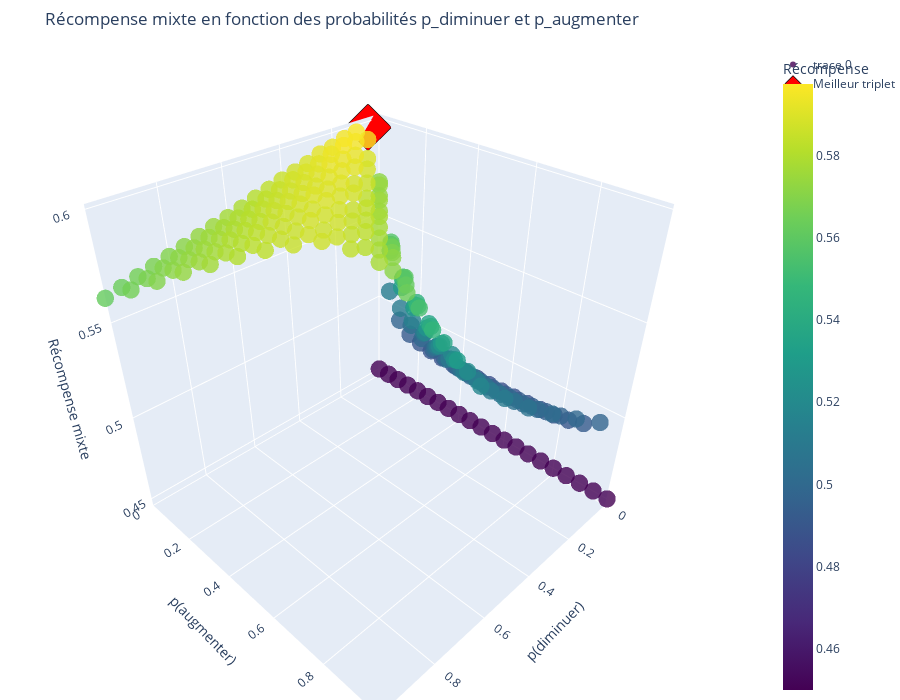
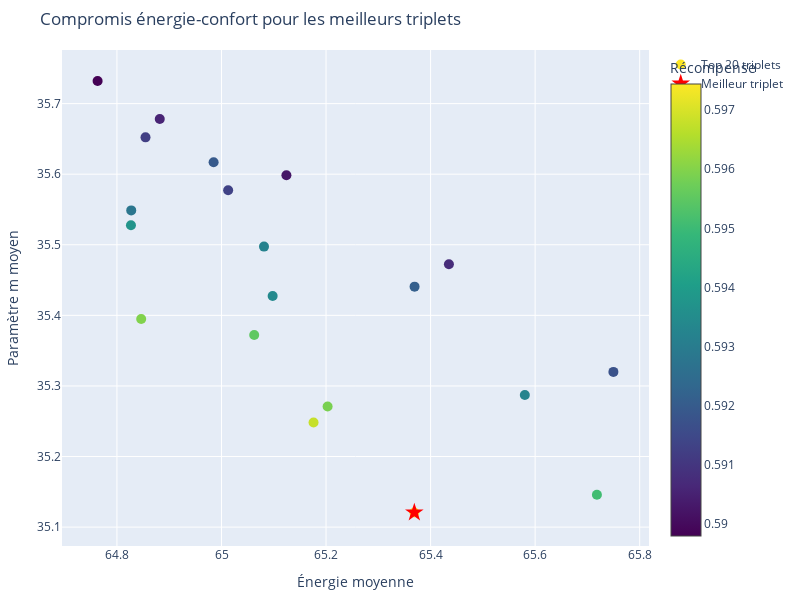

These figures' notebook cell, in order:
### Code cell
experience_2(n_executions=20, n_steps_per_execution=20000, step_size=5, gamma=0.45, 
                 granularity=0.05, max_workers=6, batch_size=5)

### Figure 1 — Plotly figure (JSON) as saved in the notebook; plotly's stock layout.template omitted (floating-point values rounded to 4 significant figures; data arrays with more than 128 entries replaced by an {"elided": "..."} marker saying what was removed)
{"data": [{"hovertemplate": "<b>p_dim</b>: %{x:.2f}<br><b>p_aug</b>: %{y:.2f}<br><b>Récompense</b>: %{z:.3f}<br>%{text}<extra></extra>", "marker": {"color": {"elided": "231 float values"}, "colorbar": {"title": {"text": "Récompense"}}, "colorscale": [[0, "#440154"], [0.1111, "#482878"], [0.2222, "#3e4989"], [0.3333, "#31688e"], [0.4444, "#26828e"], [0.5556, "#1f9e89"], [0.6667, "#35b779"], [0.7778, "#6ece58"], [0.8889, "#b5de2b"], [1, "#fde725"]], "opacity": 0.8, "size": 6}, "mode": "markers", "text": {"elided": "231 str values"}, "type": "scatter3d", "x": {"elided": "231 float values"}, "y": {"elided": "231 float values"}, "z": {"elided": "231 float values"}}, {"hovertemplate": "%{text}<extra></extra>", "marker": {"color": "red", "line": {"color": "black", "width": 1}, "size": 12, "symbol": "diamond"}, "mode": "markers", "name": "Meilleur triplet", "text": ["Optimal: [0.05, 0.95, 0.00]<br>Récompense: 0.597"], "type": "scatter3d", "x": [0.05], "y": [0], "z": [0.5974]}], "layout": {"height": 700, "margin": {"b": 0, "l": 0, "r": 0, "t": 50}, "scene": {"xaxis": {"range": [0, 1], "title": {"text": "p(diminuer)"}}, "yaxis": {"range": [0, 1], "title": {"text": "p(augmenter)"}}, "zaxis": {"title": {"text": "Récompense mixte"}}}, "title": {"text": "Récompense mixte en fonction des probabilités p_diminuer et p_augmenter"}, "width": 900}}

### Figure 2 — Plotly figure (JSON) as saved in the notebook; plotly's stock layout.template omitted (floating-point values rounded to 4 significant figures)
{"data": [{"hovertemplate": "%{text}<extra></extra>", "marker": {"color": [0.5974, 0.5968, 0.596, 0.5959, 0.5955, 0.5951, 0.5937, 0.5934, 0.5932, 0.5932, 0.5928, 0.5921, 0.592, 0.5917, 0.5913, 0.5912, 0.5907, 0.5906, 0.5903, 0.5898], "colorbar": {"title": {"text": "Récompense"}}, "colorscale": [[0, "#440154"], [0.1111, "#482878"], [0.2222, "#3e4989"], [0.3333, "#31688e"], [0.4444, "#26828e"], [0.5556, "#1f9e89"], [0.6667, "#35b779"], [0.7778, "#6ece58"], [0.8889, "#b5de2b"], [1, "#fde725"]], "showscale": true, "size": 10}, "mode": "markers", "name": "Top 20 triplets", "text": ["Triplet: [0.05, 0.95, 0.00]<br>Récompense: 0.597<br>Énergie: 65.37<br>Paramètre m: 35.12", "Triplet: [0.10, 0.90, 0.00]<br>Récompense: 0.597<br>Énergie: 65.18<br>Paramètre m: 35.25", "Triplet: [0.20, 0.75, 0.05]<br>Récompense: 0.596<br>Énergie: 64.85<br>Paramètre m: 35.39", "Triplet: [0.15, 0.80, 0.05]<br>Récompense: 0.596<br>Énergie: 65.20<br>Paramètre m: 35.27", "Triplet: [0.15, 0.85, 0.00]<br>Récompense: 0.596<br>Énergie: 65.06<br>Paramètre m: 35.37", "Triplet: [0.10, 0.85, 0.05]<br>Récompense: 0.595<br>Énergie: 65.72<br>Paramètre m: 35.15", "Triplet: [0.25, 0.70, 0.05]<br>Récompense: 0.594<br>Énergie: 64.83<br>Paramètre m: 35.53", "Triplet: [0.25, 0.65, 0.10]<br>Récompense: 0.593<br>Énergie: 65.10<br>Paramètre m: 35.43", "Triplet: [0.20, 0.70, 0.10]<br>Récompense: 0.593<br>Énergie: 65.58<br>Paramètre m: 35.29", "Triplet: [0.20, 0.80, 0.00]<br>Récompense: 0.593<br>Énergie: 65.08<br>Paramètre m: 35.50", "Triplet: [0.30, 0.60, 0.10]<br>Récompense: 0.593<br>Énergie: 64.83<br>Paramètre m: 35.55", "Triplet: [0.30, 0.55, 0.15]<br>Récompense: 0.592<br>Énergie: 65.37<br>Paramètre m: 35.44", "Triplet: [0.25, 0.75, 0.00]<br>Récompense: 0.592<br>Énergie: 64.98<br>Paramètre m: 35.62", "Triplet: [0.25, 0.60, 0.15]<br>Récompense: 0.592<br>Énergie: 65.75<br>Paramètre m: 35.32", "Triplet: [0.35, 0.50, 0.15]<br>Récompense: 0.591<br>Énergie: 65.01<br>Paramètre m: 35.58", "Triplet: [0.30, 0.65, 0.05]<br>Récompense: 0.591<br>Énergie: 64.85<br>Paramètre m: 35.65", "Triplet: [0.35, 0.45, 0.20]<br>Récompense: 0.591<br>Énergie: 65.44<br>Paramètre m: 35.47", "Triplet: [0.35, 0.55, 0.10]<br>Récompense: 0.591<br>Énergie: 64.88<br>Paramètre m: 35.68", "Triplet: [0.40, 0.40, 0.20]<br>Récompense: 0.590<br>Énergie: 65.12<br>Paramètre m: 35.60", "Triplet: [0.45, 0.35, 0.20]<br>Récompense: 0.590<br>Énergie: 64.76<br>Paramètre m: 35.73"], "type": "scatter", "x": [65.37, 65.18, 64.85, 65.2, 65.06, 65.72, 64.83, 65.1, 65.58, 65.08, 64.83, 65.37, 64.98, 65.75, 65.01, 64.85, 65.44, 64.88, 65.12, 64.76], "y": [35.12, 35.25, 35.39, 35.27, 35.37, 35.15, 35.53, 35.43, 35.29, 35.5, 35.55, 35.44, 35.62, 35.32, 35.58, 35.65, 35.47, 35.68, 35.6, 35.73]}, {"hovertemplate": "%{text}<extra></extra>", "marker": {"color": "red", "size": 14, "symbol": "star"}, "mode": "markers", "name": "Meilleur triplet", "text": ["Optimal: [0.05, 0.95, 0.00]<br>Récompense: 0.597"], "type": "scatter", "x": [65.37], "y": [35.12]}], "layout": {"height": 600, "margin": {"b": 50, "l": 50, "r": 50, "t": 50}, "title": {"text": "Compromis énergie-confort pour les meilleurs triplets"}, "width": 800, "xaxis": {"title": {"text": "Énergie moyenne"}}, "yaxis": {"title": {"text": "Paramètre m moyen"}}}}
